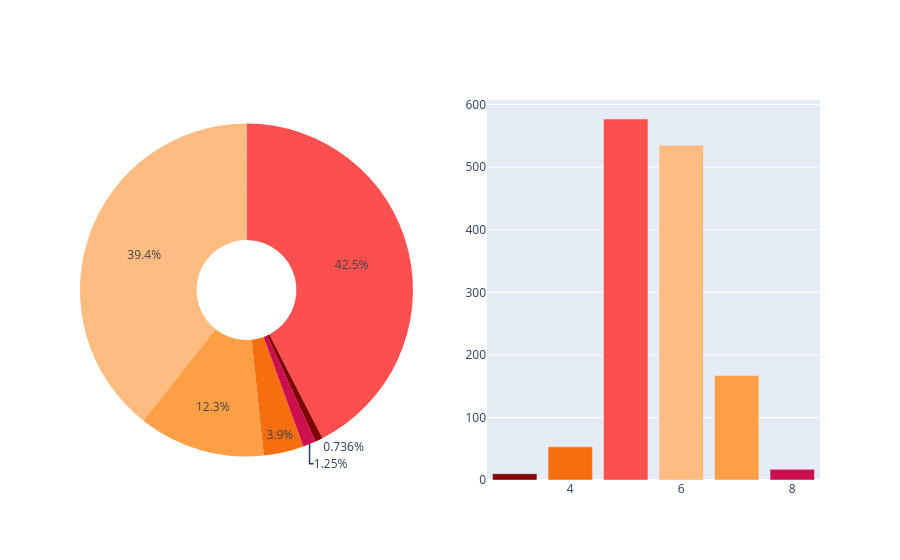

Source (notebook cell):
### Code cell
fig = make_subplots(rows = 1, cols = 2, specs = [[{"type": "pie"}, {"type": "bar"}]])
fig.add_trace(go.Pie(values = df.quality.value_counts(), labels = df.quality.value_counts().index, domain = dict(x=[0, 0.5]), 
                     marker = dict(colors = colors), hole = .3, name=''), row = 1, col = 1)
fig.add_trace(go.Bar(x = df.quality.value_counts().index, y = df.quality.value_counts(), name='', marker = dict(color = quality,
                     colorscale = colors)), row = 1, col = 2)
fig.update_layout(showlegend = False)
fig.show()

### Figure 1 — Plotly figure (JSON) as saved in the notebook; plotly's stock layout.template omitted (floating-point values rounded to 4 significant figures)
{"data": [{"domain": {"x": [0, 0.45], "y": [0, 1]}, "hole": 0.3, "labels": [5, 6, 7, 4, 8, 3], "marker": {"colors": ["#FC4F4F", "#FFBC80", "#FF9F45", "#F76E11", "#CD104D", "#820000"]}, "name": "", "type": "pie", "values": [577, 535, 167, 53, 17, 10]}, {"marker": {"color": [3, 4, 5, 6, 7, 8], "colorscale": [[0, "#FC4F4F"], [0.2, "#FFBC80"], [0.4, "#FF9F45"], [0.6, "#F76E11"], [0.8, "#CD104D"], [1, "#820000"]]}, "name": "", "type": "bar", "x": [5, 6, 7, 4, 8, 3], "xaxis": "x", "y": [577, 535, 167, 53, 17, 10], "yaxis": "y"}], "layout": {"showlegend": false, "xaxis": {"anchor": "y", "domain": [0.55, 1]}, "yaxis": {"anchor": "x", "domain": [0, 1]}}}
